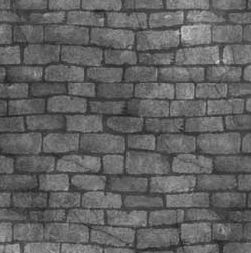
#> input picture HW3/wall.jpg, 251 x 253 px
$ jupyter execute HW3-AmirhoseinYari-98109718-Q2.ipynb
#> lines starting #> are read from the running program, lines starting #| are printed output that depends on the picture; after the words box and inside, x2 and y2 are one past the last pixel; in counts of white or black regions, pixels touching at a corner belong together
[cell 1]
import cv2
import numpy as np
import imageio as iio
from scipy import ndimage
from matplotlib import pyplot as plt

[cell 2]
wall = cv2.imread('wall.jpg',0)
#> wall is the input picture: shape (253, 251); min 32, max 214, mean 97.7
(m,n) = wall.shape
#> m = 253; n = 251
wallF = np.fft.fftshift(np.fft.fft2(wall))
plt.imshow(20*np.log10(np.abs(wallF)), cmap='gray');
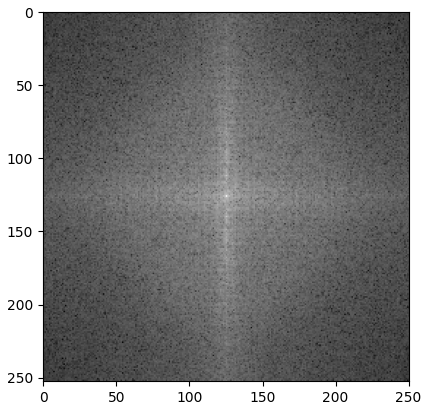
#> figure drawn by matplotlib, 1 panel

### Ideal

[cell 3]
R = 30
H = np.zeros((m,n))
for i in range(m):
    for j in range(n):
        if((i-m/2)**2+(j-n/2)**2 < R**2):
            H[i,j] = 1
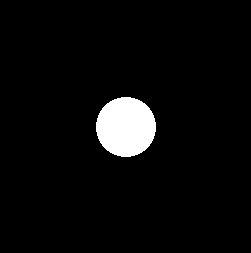
#> H: shape (253, 251) float64; values 0 (black) and 1 (white), 4.5% white; 1 white region, box (x1, y1, x2, y2) and area: (96, 97, 156, 157) 2828
wallF_lp = wallF*H
#plt.imshow(20*np.log10(np.abs(wallF_lp)), cmap='gray');
wall_lp = np.fft.ifft2(np.fft.ifftshift(wallF_lp))

plt.figure(figsize = (10, 10))
plt.subplot(1,2,1)
plt.imshow(wall,cmap='gray');
plt.title('wall : ');

plt.subplot(1,2,2)
plt.imshow(np.real(wall_lp),cmap='gray');
plt.title('wall lowpassed : ');
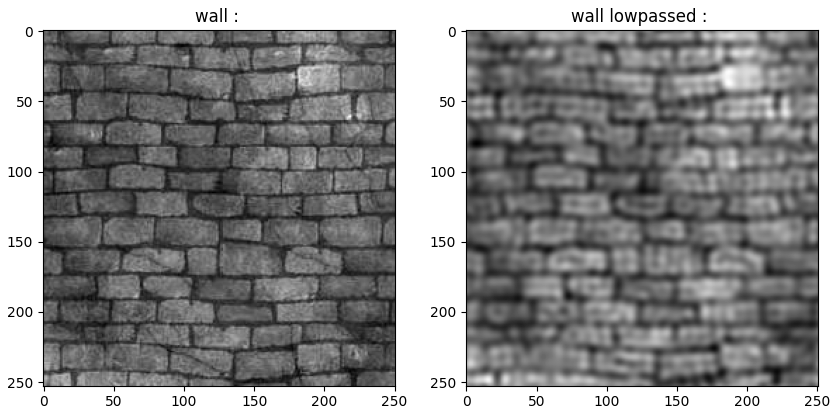
#> figure drawn by matplotlib, 2 panels

[cell 4]
R = 30
H = np.zeros((m,n))
for i in range(m):
    for j in range(n):
        if((i-m/2)**2+(j-n/2)**2 > R**2):
            H[i,j] = 1

wallF_hp = wallF*(H)
#plt.imshow(20*np.log10(np.abs(wallF_hp)), cmap='gray');
wall_hp = np.fft.ifft2(np.fft.ifftshift(wallF_hp))

plt.figure(figsize = (10, 10))
plt.subplot(1,2,1)
plt.imshow(wall,cmap='gray');
plt.title('wall : ');

plt.subplot(1,2,2)
plt.imshow(np.real(wall_hp),cmap='gray');
plt.title('wall highpassed : ');
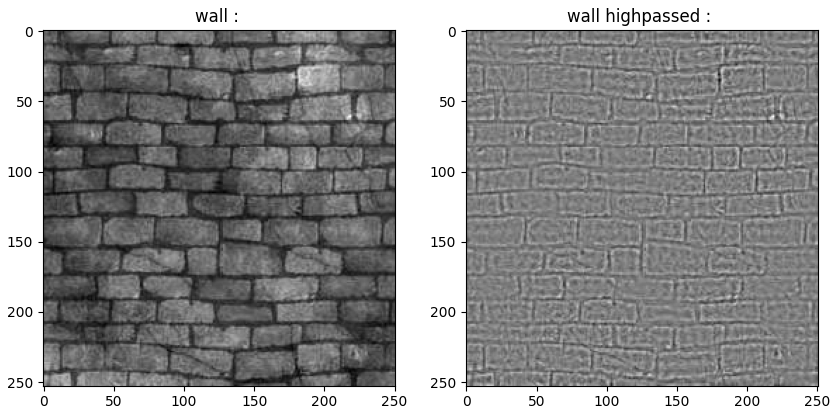
#> figure drawn by matplotlib, 2 panels

### Gaussian

[cell 5]
wall_lpG = cv2.GaussianBlur(wall,(3,3),10)

wall_hpGF = wallF - np.fft.fftshift(np.fft.fft2(wall_lpG))
wall_hpG = np.fft.ifft2(np.fft.ifftshift(wall_hpGF))

plt.figure(figsize = (10, 10))
plt.subplot(1,2,1)
plt.imshow(np.real(wall_lpG),cmap='gray');
plt.title('wall lowpassed Gaussian : ');

plt.subplot(1,2,2)
plt.imshow(np.real(wall_hpG),cmap='gray');
plt.title('wall highpassed Gaussian : ');
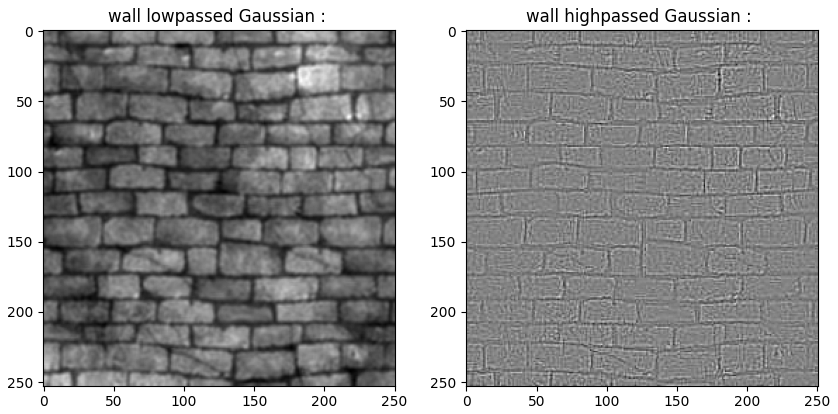
#> figure drawn by matplotlib, 2 panels

### Laplasian

[cell 6]
L = np.zeros((m,n))
for i in range(m):
    for j in range(n):
        L[i,j] = - ( ((i-m/2)/m)**2+((j-n/2)/n)**2 )
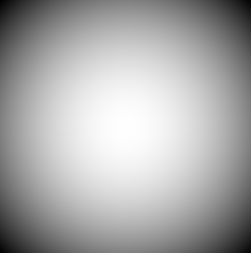
#> L: shape (253, 251) float64; min -0.5, max -7.87e-06, mean -0.167; drawn with min black and max white


wall_lpLF = wallF*(1-L)
wall_lpL = np.fft.ifft2(np.fft.ifftshift(wall_lpLF))

wall_hpLF = wallF*L
wall_hpL = np.fft.ifft2(np.fft.ifftshift(wall_hpLF))


plt.figure(figsize = (10, 10))
plt.subplot(1,2,1)
plt.imshow(np.real(wall_lpL),cmap='gray');
plt.title('wall lowpassed Laplasian : ');

plt.subplot(1,2,2)
plt.imshow(np.real(wall_hpL),cmap='gray');
plt.title('wall highpassed Laplasian : ');
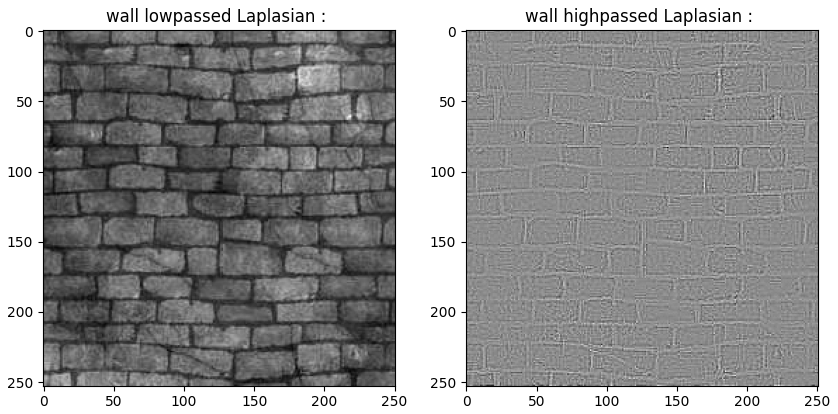
#> figure drawn by matplotlib, 2 panels

### Butterworth

[cell 7]
B = np.zeros((m,n))
D0 = 25
order = 3
for i in range(m):
    for j in range(n):
        r = np.sqrt((i-m/2)**2+(j-n/2)**2)
        B[i,j] = 1/(1+(r/D0)**(2*order))
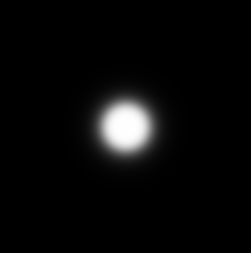
#> B: shape (253, 251) float64; min 7.63e-06, max 1, mean 0.0374


wall_lpBF = wallF*B
wall_lpB = np.fft.ifft2(np.fft.ifftshift(wall_lpBF))

wall_hpBF = wallF*(1-B)
wall_hpB = np.fft.ifft2(np.fft.ifftshift(wall_hpBF))


plt.figure(figsize = (10, 10))
plt.subplot(1,2,1)
plt.imshow(np.real(wall_lpB),cmap='gray');
plt.title('wall lowpassed Butter : ');

plt.subplot(1,2,2)
plt.imshow(np.real(wall_hpB),cmap='gray');
plt.title('wall highpassed Butter : ');
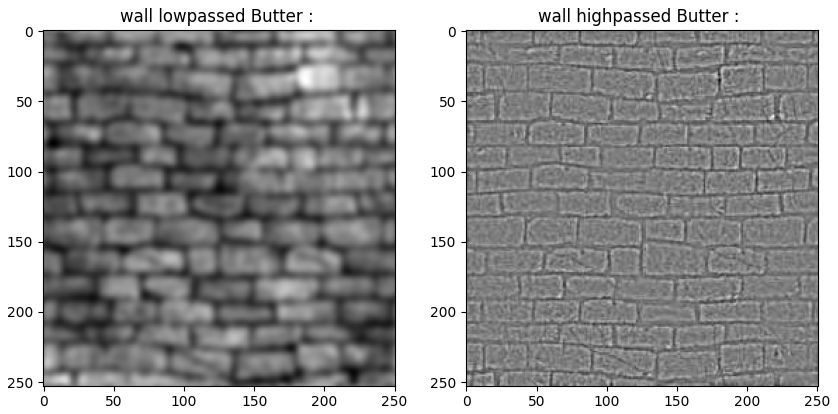
#> figure drawn by matplotlib, 2 panels

$ run again, with HW3/city_noise.jpg copied over HW3/wall.jpg
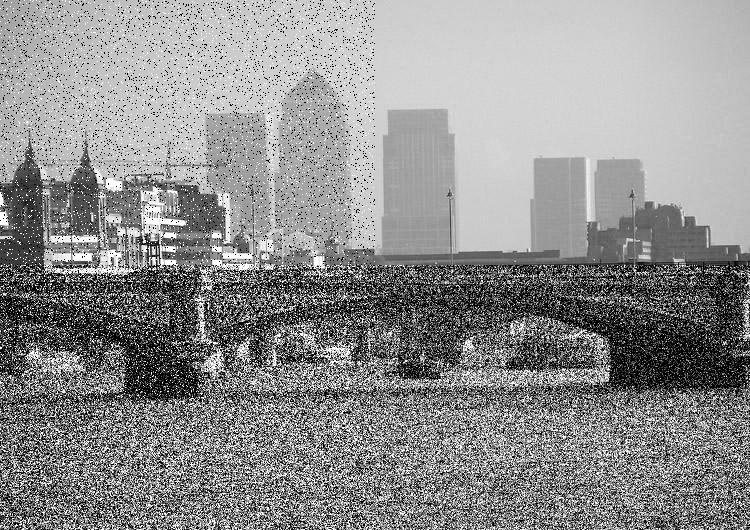
#> input picture HW3/city_noise.jpg, 750 x 530 px
#> wall is the input picture: shape (530, 750); min 0, max 255, mean 142.9
#> after the loop `for i in range(m):`:
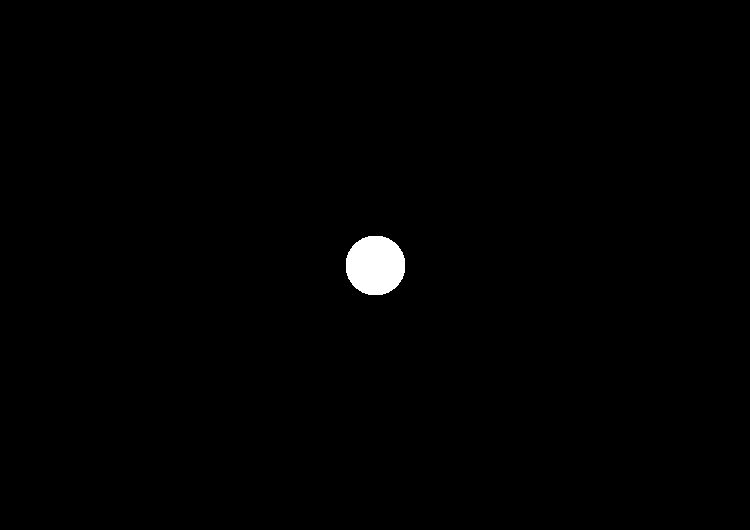
#> H: shape (530, 750) float64; values 0 (black) and 1 (white), 0.71% white; 1 white region, box (x1, y1, x2, y2) and area: (346, 236, 405, 295) 2809
#> `[cell 7] B = np.zeros((m,n)) D0 = 25 order = 3 for i in range(m): for ..`:
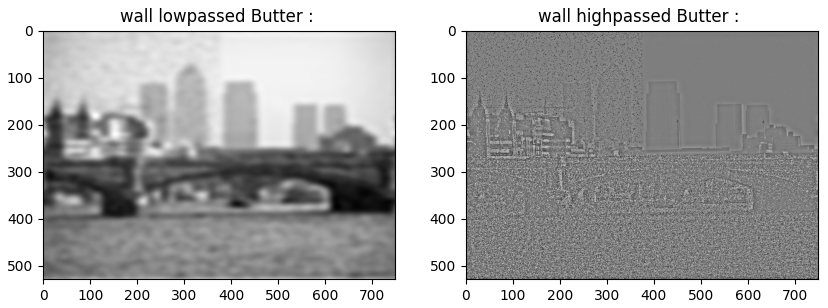
#> figure drawn by matplotlib, 2 panels
